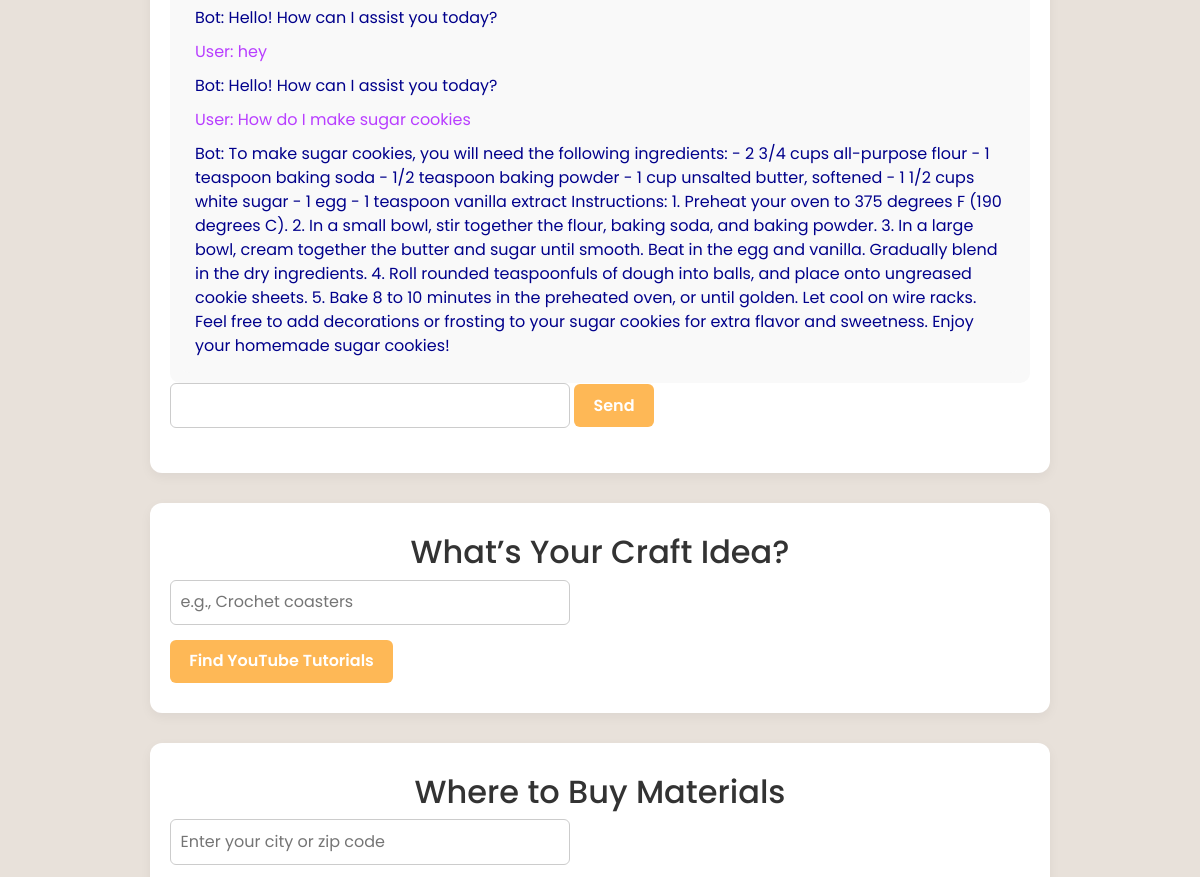
The app's page /chatBot/openai/ (middle part), older data.
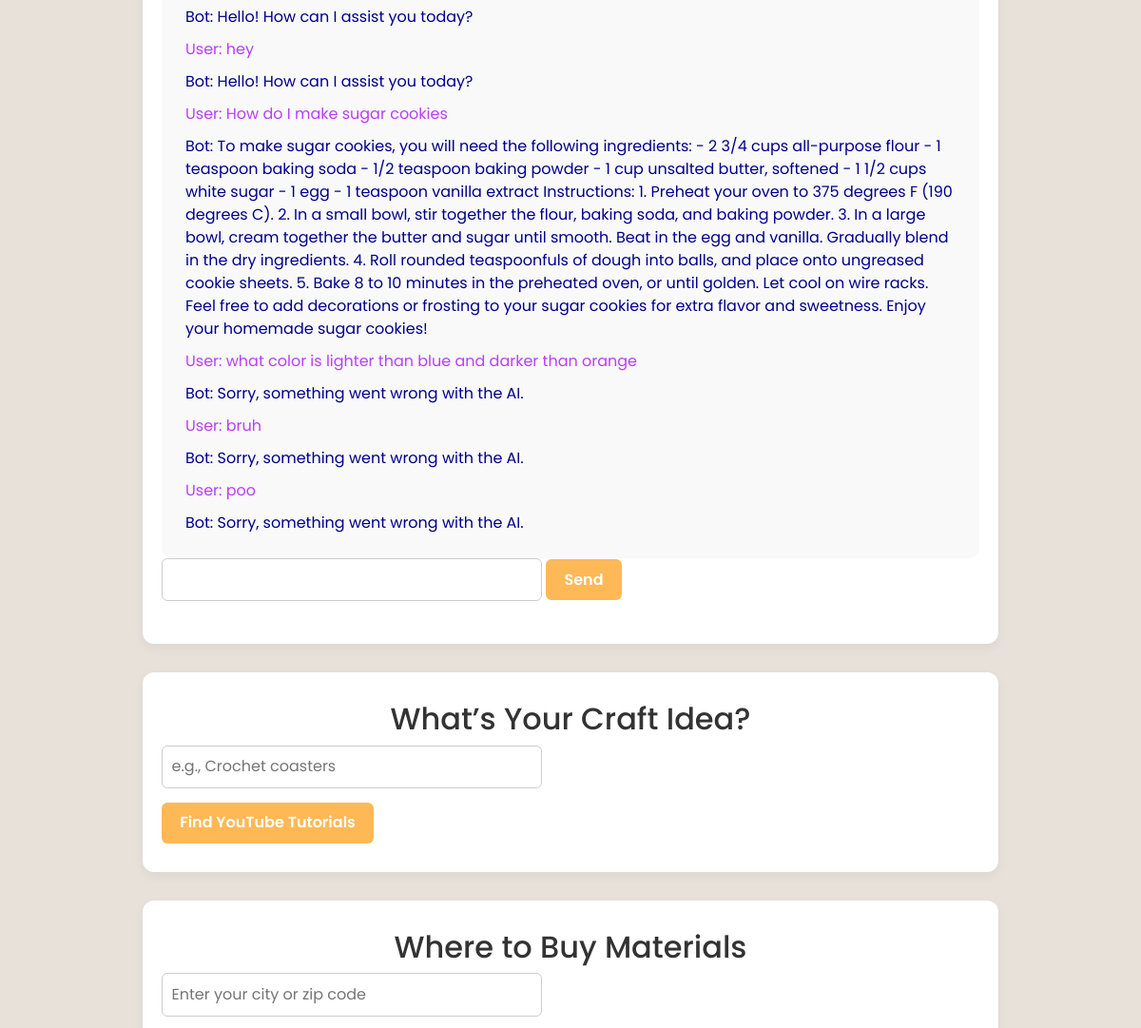
The same page, newer data.
### chatBot/models.py (models this page shows)
class Message(models.Model):
		user_message = models.TextField()
		bot_message = models.TextField()
		timestamp = models.DateTimeField(auto_now_add=True)

### chatBot/views.py (the view, shortened to what this page needs)
# urls.py: path('openai/', views.chat_view, name='chat_view'),
def chat_view(request):
    messages = Message.objects.all().order_by('timestamp')
    return render(request, 'chatBot/index.html', {'messages': messages})

### chatBot/templates/chatBot/index.html (shortened to what this page needs)
{% extends "base.html" %}
{% load static %}
{% block content %}
<section>
  <div id="chatbox">
    {% include 'chatbox.html' %}
  </div>
  <form
    hx-post="{% url 'chat_view' %}"
    hx-target="#chatbox"
    hx-swap="innerHTML"
    hx-on="htmx:afterRequest: this.reset()"
  >
    <div class="input-fields">
      <input type="text" name="message" />
      <button type="submit">Send</button>
    </div>
  </form>
</section>
<section>
  <h2>What’s Your Craft Idea?</h2>
  <form id="ideaForm">
    <input type="text" id="idea" name="idea" placeholder="e.g., Crochet coasters" required />
    <br />
    <input type="submit" value="Find YouTube Tutorials" />
  </form>
</section>
<section>
  <h2>Where to Buy Materials</h2>
  <form id="locationForm">
    <input type="text" id="zip" placeholder="Enter your city or zip code" required />
    <br />
  </form>
</section>
{% endblock %}

### chatBot/templates/chatbox.html
<div id="chatbox">
    {% for message in messages %}
    <div class="user-message">User: {{ message.user_message }}</div>
    <div class="bot-message">Bot: {{ message.bot_message }}</div>
    {% endfor %}
</div>

Row changes from the older to the newer data that the page shows:
added Message: user_message "what color is lighter than blue and darker than orange", bot_message "Sorry, something went wrong with the AI."
added Message: user_message "bruh", bot_message "Sorry, something went wrong with the AI."
added Message: user_message "poo", bot_message "Sorry, something went wrong with the AI."
